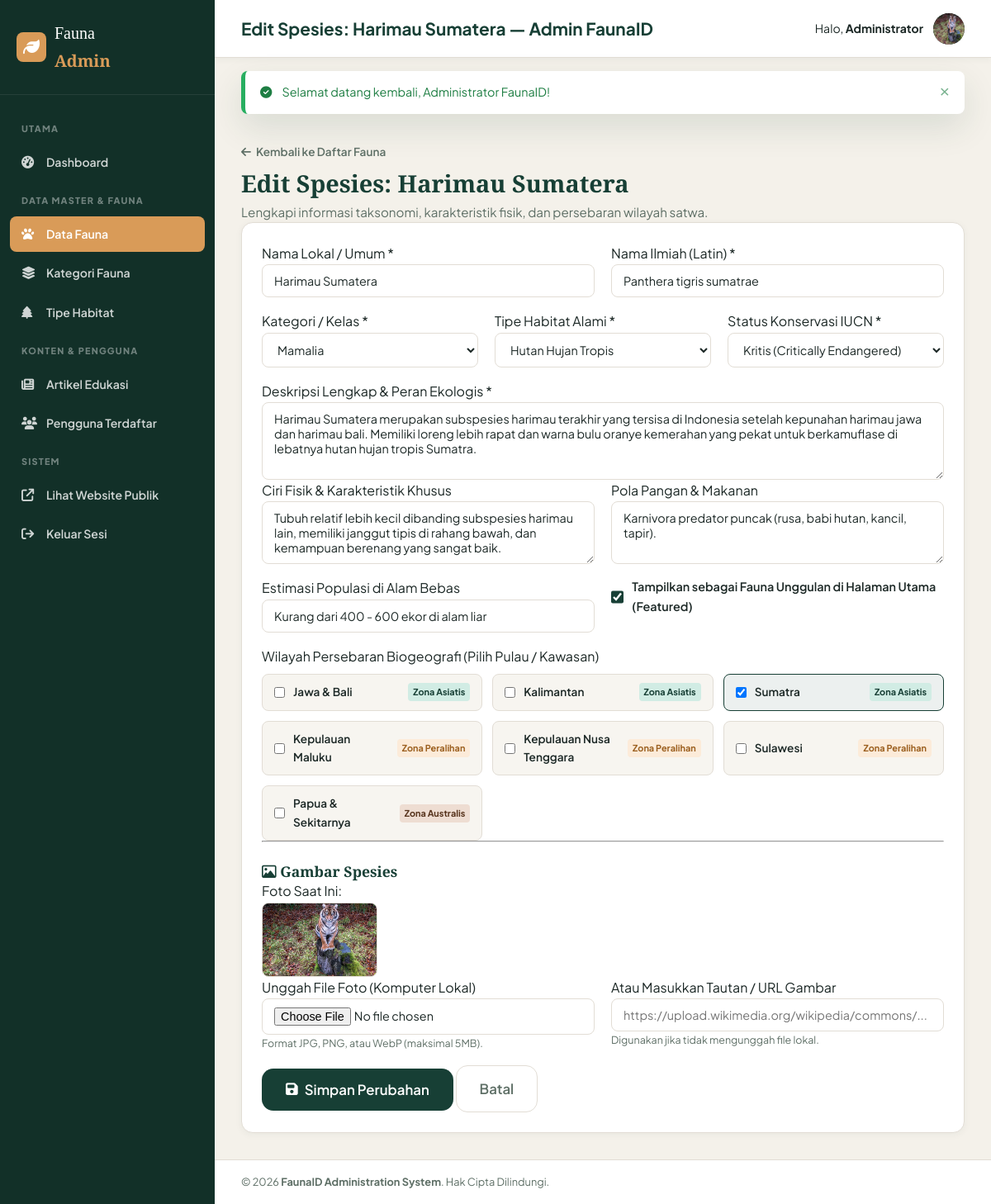
/admin/fauna-edit/1 (signed in), run on the app's committed database.
### tables this page shows
CREATE TABLE `fauna` (
  `id` INT AUTO_INCREMENT PRIMARY KEY,
  `nama_lokal` VARCHAR(150) NOT NULL,
  `nama_ilmiah` VARCHAR(150) NOT NULL,
  `kategori_id` INT NOT NULL,
  `habitat_id` INT NOT NULL,
  `status_konservasi` VARCHAR(100) NOT NULL,
  `deskripsi` LONGTEXT NOT NULL,
  `karakteristik` TEXT NULL,
  `makanan` TEXT NULL,
  `populasi_estimasi` VARCHAR(100) NULL,
  `is_featured` TINYINT(1) DEFAULT 0,
  `created_at` TIMESTAMP DEFAULT CURRENT_TIMESTAMP,
  `updated_at` TIMESTAMP DEFAULT CURRENT_TIMESTAMP ON UPDATE CURRENT_TIMESTAMP,
  CONSTRAINT `fk_fauna_category` FOREIGN KEY (`kategori_id`) REFERENCES `categories` (`id`) ON DELETE CASCADE,
  CONSTRAINT `fk_fauna_habitat` FOREIGN KEY (`habitat_id`) REFERENCES `habitats` (`id`) ON DELETE CASCADE
);

CREATE TABLE `categories` (
  `id` INT AUTO_INCREMENT PRIMARY KEY,
  `nama_kategori` VARCHAR(100) NOT NULL,
  `slug` VARCHAR(100) NOT NULL UNIQUE,
  `deskripsi` TEXT NULL,
  `ikon` VARCHAR(50) NULL,
  `created_at` TIMESTAMP DEFAULT CURRENT_TIMESTAMP
);

CREATE TABLE `habitats` (
  `id` INT AUTO_INCREMENT PRIMARY KEY,
  `nama_habitat` VARCHAR(100) NOT NULL,
  `deskripsi` TEXT NULL,
  `created_at` TIMESTAMP DEFAULT CURRENT_TIMESTAMP
);

CREATE TABLE `regions` (
  `id` INT AUTO_INCREMENT PRIMARY KEY,
  `nama_wilayah` VARCHAR(100) NOT NULL,
  `zona` ENUM('Asiatis', 'Peralihan', 'Australis') NOT NULL,
  `deskripsi` TEXT NULL,
  `created_at` TIMESTAMP DEFAULT CURRENT_TIMESTAMP
);

### app/views/admin/fauna/form.php (the view, shortened to what the rows shown need)
<?php require_once APP_PATH . '/views/layouts/admin_header.php'; ?>
<div class="admin-page-header">
    <div>
        <a href="<?= url('admin/fauna') ?>" class="back-link"><i class="fa-solid fa-arrow-left"></i> Kembali ke Daftar Fauna</a>
        <h1 class="admin-page-title"><?= $isEdit ? 'Edit Spesies: ' . e($fauna['nama_lokal']) : 'Tambah Spesies Fauna Baru' ?></h1>
        <p class="admin-page-subtitle">Lengkapi informasi taksonomi, karakteristik fisik, dan persebaran wilayah satwa.</p>
    </div>
</div>
<div class="admin-panel-card mt-4">
    <form action="<?= $isEdit ? url('admin/faunaUpdate/' . $fauna['id']) : url('admin/faunaStore') ?>" method="POST" enctype="multipart/form-data" class="admin-form">
        <div class="form-row">
            <div class="form-group col-md-6">
                <label for="nama_lokal" class="form-label">Nama Lokal / Umum <span class="text-danger">*</span></label>
                <input type="text" id="nama_lokal" name="nama_lokal" value="<?= e($fauna['nama_lokal'] ?? '') ?>" class="form-control" placeholder="Contoh: Harimau Sumatera" required>
            </div>
            <div class="form-group col-md-6">
                <label for="nama_ilmiah" class="form-label">Nama Ilmiah (Latin) <span class="text-danger">*</span></label>
                <input type="text" id="nama_ilmiah" name="nama_ilmiah" value="<?= e($fauna['nama_ilmiah'] ?? '') ?>" class="form-control" placeholder="Contoh: Panthera tigris sumatrae" required>
            </div>
        </div>
        <div class="form-row">
            <div class="form-group col-md-4">
                <label for="kategori_id" class="form-label">Kategori / Kelas <span class="text-danger">*</span></label>
                <select id="kategori_id" name="kategori_id" class="form-select" required>
                    <?php foreach ($categories as $cat): ?>
                        <option value="<?= $cat['id'] ?>" <?= (isset($fauna['kategori_id']) && $fauna['kategori_id'] == $cat['id']) ? 'selected' : '' ?>>
                            <?= e($cat['nama_kategori']) ?>
                        </option>
                    <?php endforeach; ?>
                </select>
            </div>
            <div class="form-group col-md-4">
                <label for="habitat_id" class="form-label">Tipe Habitat Alami <span class="text-danger">*</span></label>
                <select id="habitat_id" name="habitat_id" class="form-select" required>
                    <?php foreach ($habitats as $hab): ?>
                        <option value="<?= $hab['id'] ?>" <?= (isset($fauna['habitat_id']) && $fauna['habitat_id'] == $hab['id']) ? 'selected' : '' ?>>
                            <?= e($hab['nama_habitat']) ?>
                        </option>
                    <?php endforeach; ?>
                </select>
            </div>
            <div class="form-group col-md-4">
                <label for="status_konservasi" class="form-label">Status Konservasi IUCN <span class="text-danger">*</span></label>
                <select id="status_konservasi" name="status_konservasi" class="form-select" required>
                    <?php
                        $statuses = [
                            'Kritis (Critically Endangered)',
                            'Genting (Endangered)',
                            'Rentan (Vulnerable)',
                            'Hampir Terancam (Near Threatened)',
                            'Risiko Rendah (Least Concern)'
                        ];
                        foreach ($statuses as $st):
                    ?>
                        <option value="<?= $st ?>" <?= (isset($fauna['status_konservasi']) && $fauna['status_konservasi'] === $st) ? 'selected' : '' ?>>
                            <?= $st ?>
                        </option>
                    <?php endforeach; ?>
                </select>
            </div>
        </div>
        <div class="form-group">
            <label for="deskripsi" class="form-label">Deskripsi Lengkap & Peran Ekologis <span class="text-danger">*</span></label>
            <textarea id="deskripsi" name="deskripsi" rows="4" class="form-control" placeholder="Tuliskan ulasan mendalam mengenai spesies ini..." required><?= e($fauna['deskripsi'] ?? '') ?></textarea>
        </div>
        <div class="form-row">
            <div class="form-group col-md-6">
                <label for="karakteristik" class="form-label">Ciri Fisik & Karakteristik Khusus</label>
                <textarea id="karakteristik" name="karakteristik" rows="3" class="form-control" placeholder="Ukuran tubuh, warna bulu/sisik, senjata adaptasi..."><?= e($fauna['karakteristik'] ?? '') ?></textarea>
            </div>
            <div class="form-group col-md-6">
                <label for="makanan" class="form-label">Pola Pangan & Makanan</label>
                <textarea id="makanan" name="makanan" rows="3" class="form-control" placeholder="Karnivora/Herbivora/Omnivora dan jenis mangsa/tumbuhan..."><?= e($fauna['makanan'] ?? '') ?></textarea>
            </div>
        </div>
        <div class="form-row">
            <div class="form-group col-md-6">
                <label for="populasi_estimasi" class="form-label">Estimasi Populasi di Alam Bebas</label>
                <input type="text" id="populasi_estimasi" name="populasi_estimasi" value="<?= e($fauna['populasi_estimasi'] ?? '') ?>" class="form-control" placeholder="Contoh: Kurang dari 400 - 600 ekor di alam liar">
            </div>
            <div class="form-group col-md-6 d-flex align-items-center mt-4">
                <div class="form-check-custom">
                    <input type="checkbox" id="is_featured" name="is_featured" value="1" <?= (!empty($fauna['is_featured'])) ? 'checked' : '' ?>>
                    <label for="is_featured">Tampilkan sebagai Fauna Unggulan di Halaman Utama (Featured)</label>
                </div>
            </div>
        </div>
        <div class="form-group mt-3">
            <label class="form-label">Wilayah Persebaran Biogeografi (Pilih Pulau / Kawasan)</label>
            <div class="region-checkbox-grid">
                <?php foreach ($regions as $reg): ?>
                    <?php
                        $isChecked = $isEdit && isset($selectedRegions) && in_array($reg['id'], $selectedRegions);
                    ?>
                    <label class="region-check-card <?= $isChecked ? 'selected' : '' ?>">
                        <input type="checkbox" name="region_ids[]" value="<?= $reg['id'] ?>" <?= $isChecked ? 'checked' : '' ?>>
                        <span class="region-check-name"><?= e($reg['nama_wilayah']) ?></span>
                        <span class="region-check-zone zone-pill-<?= strtolower($reg['zona']) ?>">Zona <?= e($reg['zona']) ?></span>
                    </label>
                <?php endforeach; ?>
            </div>
        </div>
        <hr class="form-divider my-4">
        <h3 class="form-subheading"><i class="fa-regular fa-image text-accent"></i> Gambar Spesies</h3>
        <?php if ($isEdit && !empty($fauna['primary_image'])): ?>
            <div class="current-image-preview mb-3">
                <label class="form-label">Foto Saat Ini:</label>
                <div class="preview-box">
                    <img src="<?= uploadUrl($fauna['primary_image']) ?>" alt="Preview">
                </div>
            </div>
        <?php endif; ?>
        <div class="form-row">
            <div class="form-group col-md-6">
                <label for="image_file" class="form-label">Unggah File Foto (Komputer Lokal)</label>
                <input type="file" id="image_file" name="image_file" class="form-control" accept="image/jpeg,image/png,image/webp">
                <small class="form-hint">Format JPG, PNG, atau WebP (maksimal 5MB).</small>
            </div>
            <div class="form-group col-md-6">
                <label for="image_url" class="form-label">Atau Masukkan Tautan / URL Gambar</label>
                <input type="url" id="image_url" name="image_url" class="form-control" placeholder="https://upload.wikimedia.org/wikipedia/commons/...">
                <small class="form-hint">Digunakan jika tidak mengunggah file lokal.</small>
            </div>
        </div>
        <div class="form-actions mt-4">
            <button type="submit" class="btn btn-primary btn-lg">
                <i class="fa-solid fa-floppy-disk"></i> <?= $isEdit ? 'Simpan Perubahan' : 'Tambahkan Spesies' ?>
            </button>
            <a href="<?= url('admin/fauna') ?>" class="btn btn-outline-secondary btn-lg">Batal</a>
        </div>
    </form>
</div>
<?php require_once APP_PATH . '/views/layouts/admin_footer.php'; ?>

### data on the page
fauna: nama_lokal "Harimau Sumatera", nama_ilmiah "Panthera tigris sumatrae", kategori_id "Mamalia", habitat_id "Hutan Hujan Tropis", status_konservasi "Kritis (Critically Endangered)", deskripsi "Harimau Sumatera merupakan subspesies harimau terakhir yang tersisa di Indonesia setelah kepunahan harimau jawa dan harimau bali. Memiliki loreng lebih rapat dan warna bulu oranye kemerahan yang pekat untuk berkamuflase di lebatnya hutan hujan tropis Sumatra.", karakteristik "Tubuh relatif lebih kecil dibanding subspesies harimau lain, memiliki janggut tipis di rahang bawah, dan kemampuan berenang yang sangat baik.", makanan "Karnivora predator puncak (rusa, babi hutan, kancil, tapir).", populasi_estimasi "Kurang dari 400 - 600 ekor di alam liar", is_featured "☑"
regions: nama_wilayah "Jawa & Bali", zona "Asiatis"
regions: nama_wilayah "Kalimantan", zona "Asiatis"
regions: id "☑", nama_wilayah "Sumatra", zona "Asiatis"
regions: nama_wilayah "Kepulauan Maluku", zona "Peralihan"
regions: nama_wilayah "Kepulauan Nusa Tenggara", zona "Peralihan"
regions: nama_wilayah "Sulawesi", zona "Peralihan"
regions: nama_wilayah "Papua & Sekitarnya", zona "Australis"

### other printed values
$title "Edit Spesies: Harimau Sumatera — Admin FaunaID"
explode(' ', auth()['nama'])[0] "Administrator"
getFlash('success') "Selamat datang kembali, Administrator FaunaID!"
